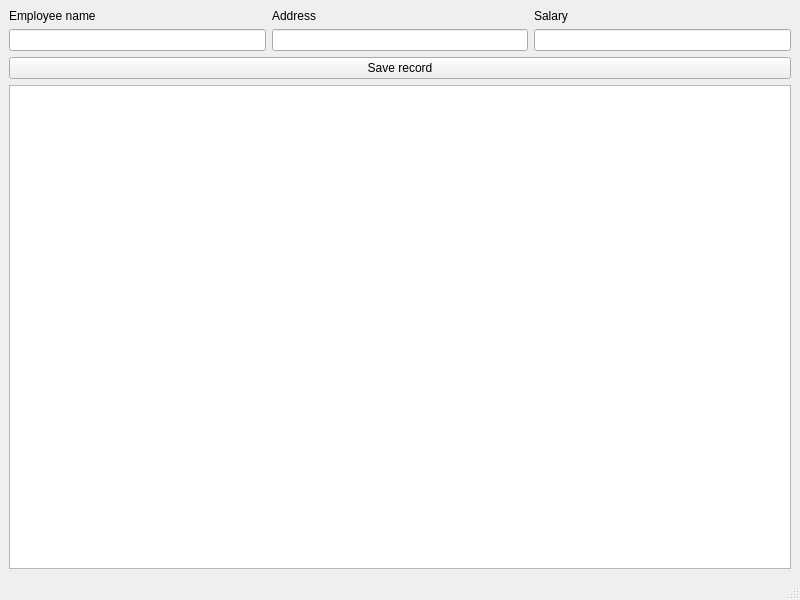
<?xml version="1.0" encoding="UTF-8"?>
<ui version="4.0">
 <class>MainWindow</class>
 <widget class="QMainWindow" name="MainWindow">
  <property name="geometry">
   <rect>
    <x>0</x>
    <y>0</y>
    <width>800</width>
    <height>600</height>
   </rect>
  </property>
  <property name="windowTitle">
   <string>MainWindow</string>
  </property>
  <widget class="QWidget" name="centralwidget">
   <layout class="QVBoxLayout" name="verticalLayout_4">
    <item>
     <layout class="QHBoxLayout" name="horizontalLayout">
      <item>
       <layout class="QVBoxLayout" name="verticalLayout">
        <item>
         <widget class="QLabel" name="label">
          <property name="text">
           <string>Employee name</string>
          </property>
         </widget>
        </item>
        <item>
         <widget class="QLineEdit" name="lineEdit"/>
        </item>
       </layout>
      </item>
      <item>
       <layout class="QVBoxLayout" name="verticalLayout_2">
        <item>
         <widget class="QLabel" name="label_2">
          <property name="text">
           <string>Address</string>
          </property>
         </widget>
        </item>
        <item>
         <widget class="QLineEdit" name="lineEdit_2"/>
        </item>
       </layout>
      </item>
      <item>
       <layout class="QVBoxLayout" name="verticalLayout_3">
        <item>
         <widget class="QLabel" name="label_3">
          <property name="text">
           <string>Salary</string>
          </property>
         </widget>
        </item>
        <item>
         <widget class="QLineEdit" name="lineEdit_3"/>
        </item>
       </layout>
      </item>
     </layout>
    </item>
    <item>
     <widget class="QPushButton" name="pushButton">
      <property name="text">
       <string>Save record</string>
      </property>
     </widget>
    </item>
    <item>
     <widget class="QTableView" name="tableView"/>
    </item>
   </layout>
  </widget>
  <widget class="QMenuBar" name="menubar">
   <property name="geometry">
    <rect>
     <x>0</x>
     <y>0</y>
     <width>800</width>
     <height>22</height>
    </rect>
   </property>
  </widget>
  <widget class="QStatusBar" name="statusbar"/>
 </widget>
 <resources/>
 <connections/>
</ui>
